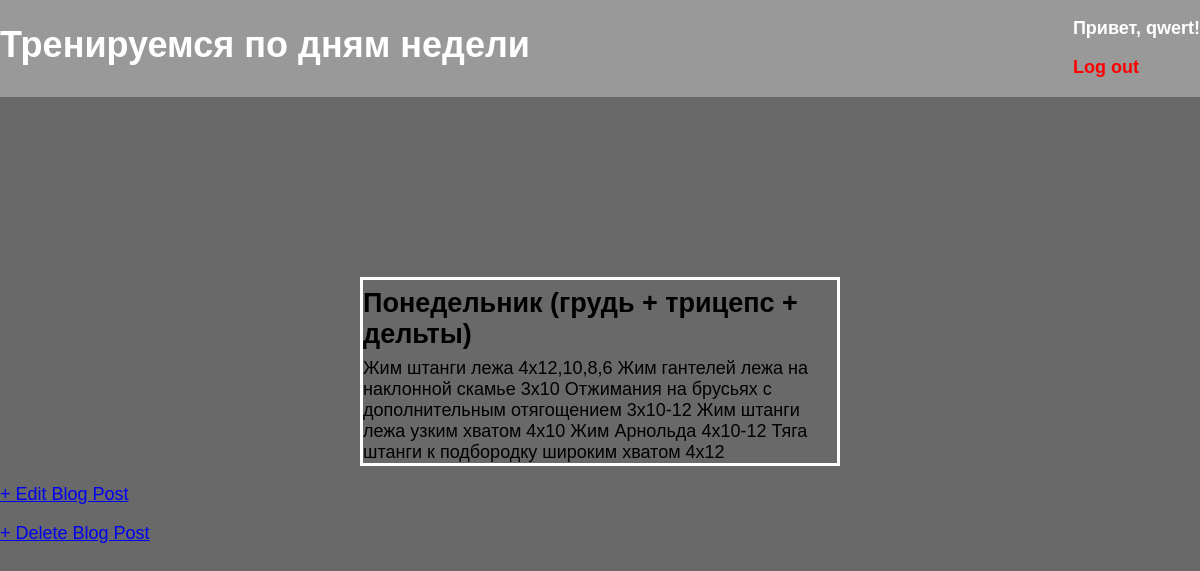
/post/6/ (signed in), run on the app's committed database.
### blog/models.py (models this page shows, shortened)
class Post(models.Model):
    title = models.CharField(max_length=200)
    date = datetime.datetime.today().weekday()
    author = models.ForeignKey(
        'auth.User',
        on_delete=models.CASCADE,
    )
    body = models.TextField()

### blog/views.py (the view)
# urls.py: path('post/<int:pk>/', BlogDetailView.as_view(), name='post_detail'),
class BlogDetailView(DetailView):
    model = Post
    template_name = 'blog/post_detail.html'

### blog/templates/blog/post_detail.html
{% extends 'blog/base.html' %}
{% block content %}
  <div class="post-entry">
    <h2>{{ post.title }}</h2>
    <p>{{ post.body }}</p>
  </div>
  <p><a href="{% url 'post_edit' post.pk %}">+ Edit Blog Post</a></p>
  <p><a href="{% url 'post_delete' post.pk %}">+ Delete Blog Post</a></p>
{% endblock content %}

### blog/templates/blog/base.html (shortened to what this page needs)
{% load static %}
<html>
  <head>
    <link href="{% static 'css/style.css' %}" rel="stylesheet">
  </head>
  <body>
    <div>
      <header>
        <div class="nav-left">
          <h1><a href="{% url 'home' %}">Тренируемся по дням недели</a></h1>
        </div>
        <div>
          {% if user.is_authenticated %}
            <p class="log">Привет, {{ user.username }}!</p>
            <p class="log"><a style="color: red; text-decoration: none;" href="{% url 'logout' %}">Log out</a></p>
          {% else %}
            <p class="log">Вы не зарегистрированы</p>
            <a href="{% url 'login' %}">Войти</a>
          {% endif %}
        </div>
      </header>
    {% block content %}
    {% endblock content %}
    </div>
  </body>
</html>

### blog/static/css/style.css (style rules this page uses)
body { font-family: 'Source Sans Pro', sans-serif; font-size: 18px; background-color: dimgray; margin: 0; }
.log { color: #ffffff; font-weight:bold }
header { border-bottom: 1px solid #999999; margin-bottom: 2rem; display: flex; background-color: #999999; }
header h1 a { color: #ffffff; text-decoration: none; }
.nav-left { margin-right: auto; }
.post-entry { margin:15% 30% 0 30%; border-style: solid; border-color: #ffffff; }
.post-entry h2 { margin: 0.5rem 0; }
.post-entry p { margin: 0; font-weight: 400; }

### data on the page
Post: title "Понедельник (грудь + трицепс + дельты)", body "Жим штанги лежа 4х12,10,8,6 Жим гантелей лежа на наклонной скамье 3х10 Отжимания на брусьях с дополнительным отягощением 3х10-12 Жим штанги лежа узким хватом 4х10 Жим Арнольда 4х10-12 Тяга штанги к подбородку широким хватом 4х12"

### other printed values
{{ user.username }} "qwert"
